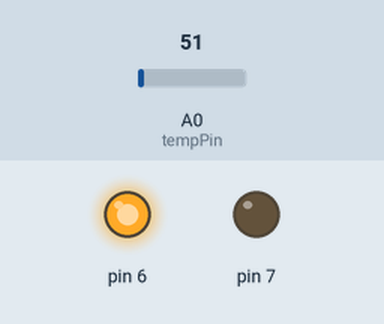
A sketch run on a simulated Arduino Uno, built with avr-gcc and run on an emulated ATmega328P. On the bench: output pins drawn as LEDs (lit = HIGH). Inputs (shaded band) come from the test bench; at power-on: A0 (tempPin) = 51. What the sketch prints to the serial monitor is not drawn.

Above: at 0.1 s.
Timing chart, 0 to 1.6 s (numbered marks = the images above):
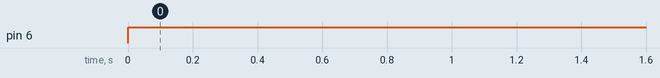

The sketch:

Temp_based_conveyor_belt.ino
```cpp
float temp;
int tempPin = 0;


void setup()

{
pinMode(7, OUTPUT);
pinMode(6, OUTPUT);
Serial.begin(9600);

}

void loop()

{

temp = analogRead(tempPin);

temp = (temp/1024)*5000;

Serial.print("TEMPRATURE = ");

Serial.print(temp);

Serial.print("*C");

Serial.println();


if(temp<=40)
{
  digitalWrite(7, HIGH);
  digitalWrite(6, LOW);
}
else
{
  digitalWrite(7, LOW);
  digitalWrite(6, HIGH);
}
delay(2000);
}
```

Measured:
- by itself, pin 6: LOW → HIGH at 0.00 s
